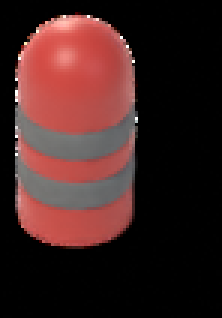
#> input picture Tools/renders/base/buildings/barrel.png, 74 x 106 px (shown 3 times larger)
$ python -i event_import.py   (imports and definitions only)
#> lines starting #> are read from the running program, lines starting #| are printed output that depends on the picture
### Tools/assetgen/atlas_patch.py
"""Atlası ham render dizinleri olmadan günceller: seçili piksel gruplarını mevcut sayfalardan geri çıkarır, verilen
görselleri ekler/değiştirir ve yalnız o grupları yeniden paketler. Diğer sayfalar (WebP) dokunulmadan kalır.

pack.py tam paketleme için Blender/piksel çıktılarına (/home/user/zx_render, zx_pix) ihtiyaç duyar; bunlar depoda
yok. Bu araç depodaki sayfaları kaynak kabul eder (piksel sayfaları kayıpsız PNG olduğu için geri çıkarma kayıpsızdır).

Kullanım (kitaplık):
    A = Atlas(dizin)
    A.patch("props", drop=lambda k: k in {...}, add=[(anahtar, Image, ax, ay, k), ...])
    A.save()
"""
import json
import os

from PIL import Image

from pack import Packer, _save_page

OUT = os.path.join(os.path.dirname(os.path.abspath(__file__)), "..", "..", "Android", "Source", "Main", "Assets", "v2")


class Atlas:
    def __init__(self, out=OUT):
        self.out = out
        self.m = json.load(open(os.path.join(out, "manifest.json")))
        self._pages = {}
        self.dirty = {}  # sayfa indeksi → (Image, piksel mi)

    # [43 lines left out: functions page, group_items, patch, not called in this run]

    def _new_index(self):
        self.m["pages"].append(None)
        return len(self.m["pages"]) - 1

    # [10 lines left out: function save, not called in this run]

### Tools/pixel/event_import.py
"""Etkinlik eşyaları (docs/20 A1-A3) → oyun.

  i_ev_<etkinlik>_<ring|neck|weapon>.*  → atlas i/ev_<etkinlik>_<yuva> (simge; ışıltılı, yumuşak zemin silme)
  w_ev_<etkinlik>.*                     → atlas w/ev_<etkinlik> (elde tutulan piksel silah; çapa = kabza)

Elde tutma: kahramanın katana / bıçak karelerinden (anahtar@katana, anahtar@knife) silahın kabza ve uç noktası çıkarılır
(çıplak kare ile silahlı kare arasındaki fark) ve manifest "attach"ına yazılır: attach["h/kaan"][kare]["wgrip"|"wtip"]
(çapaya göre doku pikseli). Oyun etkinlik silahını çıplak karenin üstüne bu doğru boyunca döndürüp çizer.

python3 Tools/pixel/event_import.py <kaynak dizini>
"""
import glob
import json
import os
import sys

import numpy as np
from PIL import Image
from scipy import ndimage

HERE = os.path.dirname(os.path.abspath(__file__))
sys.path.insert(0, HERE)
sys.path.insert(0, os.path.join(HERE, "..", "assetgen"))
from atlas_patch import Atlas  # noqa: E402
from cutout import crop, key_soft, pixelize, to_img  # noqa: E402

UI = os.path.join(HERE, "..", "..", "Android", "Source", "Main", "Assets", "ui")
EVENTS = ["blood", "titan", "base", "scrap", "pack", "breath"]
ICON_PX = 160
# simgenin dünyadaki boyu (eski simgelerle aynı)
ICON_WORLD = {"ring": 28.0, "neck": 39.0, "weapon": 40.0}
# elde silah: kabzadan uca uzunluk, katana boyunun katı; kabza silahın sap ucundan ne kadar içeride
WEAPON_LEN = {"blood": 1.45, "titan": 1.15, "base": 0.85, "scrap": 1.0, "pack": 0.9, "breath": 1.45}
GRIP_AT = {"blood": 0.12, "titan": 0.12, "base": 0.16, "scrap": 0.1, "pack": 0.18, "breath": 0.12}
WEAPON_TEX = 120  # piksel silahın en uzun kenarı (doku pikseli)


# [130 lines left out: functions find, icons, block_size, weapons, segments, not called in this run]


def main(src):
    A = Atlas()
    A.patch("items", add=icons(src))
    wadd, wmeta = weapons(src, A)
    A.patch("items", add=wadd)
    seg = segments(A)
    att = A.m.setdefault("attach", {})
    hk = att.setdefault("h/kaan", {})
    for k, v in seg.items():
        d = hk.setdefault(k, {})
        for wpn, s in v.items():
            d["w_" + wpn] = s
    att["w/ev"] = {e: v for e, v in wmeta.items()}
    print("kare", len(seg))
    A.save()


# [2 lines not run here, left out]

>>> import cv2
>>> picture = cv2.imread('../renders/base/buildings/barrel.png', cv2.IMREAD_GRAYSCALE)
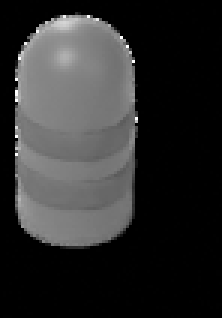
#> picture: shape (106, 74) (shown 3 times larger); min 0, max 255, mean 45.4
#> (the run stopped early here; a loop or call above may not have finished)

$ run again, on Tools/renders/base/nature/bush0.png
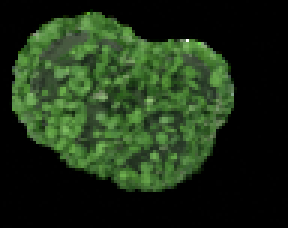
#> input picture Tools/renders/base/nature/bush0.png, 96 x 76 px (shown 3 times larger)
#> `picture = cv2.imread('../renders/base/buildings/barrel.png', cv2.IMREA..`:
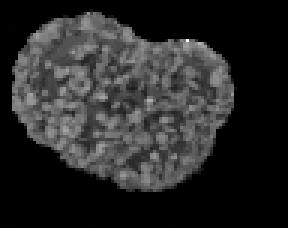
#> picture: shape (76, 96) (shown 3 times larger); min 0, max 255, mean 40.9

$ run again, on Tools/renders/base/nature/bush1.png
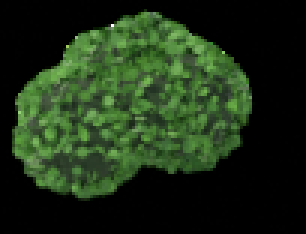
#> input picture Tools/renders/base/nature/bush1.png, 102 x 78 px (shown 3 times larger)
#> `picture = cv2.imread('../renders/base/buildings/barrel.png', cv2.IMREA..`:
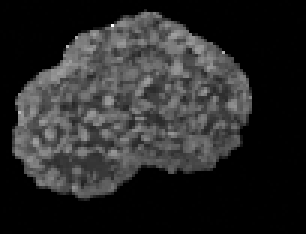
#> picture: shape (78, 102) (shown 3 times larger); min 0, max 255, mean 40.3
